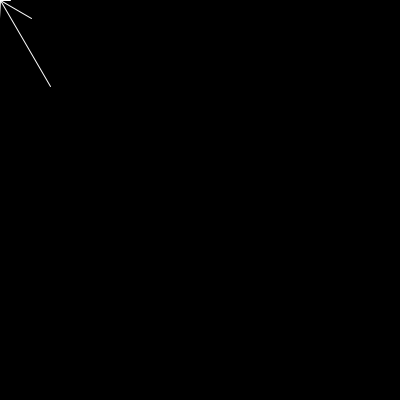
Frame 1 (no input)
Frame 60 (the mouse pressed at the canvas centre just before this capture): identical to frame 1, image omitted
Frame 120 (the mouse held since frame 60 and released just before this capture): identical to frame 1, image omitted

The Processing sketch that drew this single still picture (run headless with seeded random() and noise(); from frame 60 on, the mouse is pressed at the canvas centre):

// Processing sketch: data_arrays_lerp
// ── data_arrays_lerp.pde
int[] numbers = { 
  90, 300, 30, 1,90, 300, 30, 1,90, 300, 30, 1
};  // Alternate syntax
int totalNums = 0;
Drop[] drops;
float min = 0;
float max = 0;
int topMargin = 20;

void setup() {
  size(400, 400);
  smooth();
  background(0);
  loadData();
}

void draw() {
  background(0);
  show();
  for (Drop d : drops) {
//    d.update();
    d.render();
  }
}

void loadData() {
  drops = new Drop[numbers.length]; 

  for (int i = 0; i<numbers.length; i++) {
    int num = numbers[i];
    drops[i] = new Drop();
  }
}
void show() {
  for (int i = 0; i<numbers.length; i++) {
    drops[i].tx = width/2;
    float turnBy = map (i, 0, numbers.length, 0, TWO_PI)-HALF_PI;
    drops[i].rotation = turnBy;

    min = min(numbers);
    max = max(numbers);
    int dataIs = numbers[i];
    drops[i].ty = height/2;//map (i, 0, numbers.length, topMargin, height-topMargin);
    drops[i].leng = map (dataIs, min, max,10,100);

  }
}


// ── Drop.pde
// Learning Processing
// Daniel Shiffman
// http://www.learningprocessing.com

// Example 10-7: Drops one at a time

class Drop {

  float x;
  float tx;

  float y;
  float ty;
  float leng;

  float lerpVal = .01;

  float rotation;

  void update() {
    rotation = rotation;
    x = lerp(x, tx, lerpVal); //magical lerping function - goes from the initial pos (0) to tpos
    y = lerp(y, ty, lerpVal); //magical lerping from 0 to target
  }

  void render() {
    pushMatrix();
    translate(x, y);
    stroke(255);
    rotate(rotation);
    line(0, 0, leng, 0);
    popMatrix();
  }
}
